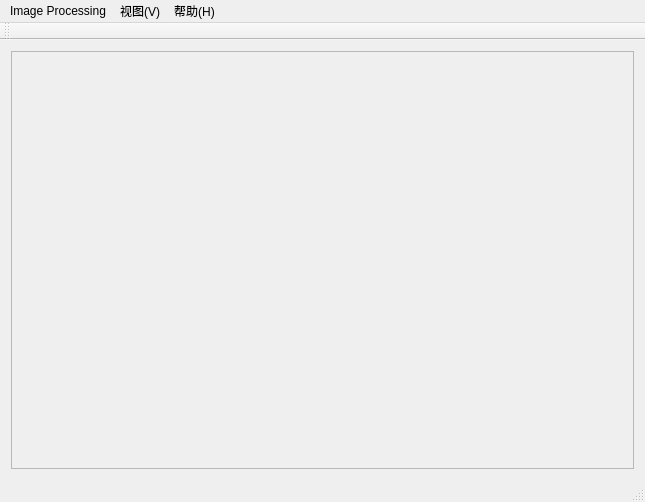
<?xml version="1.0" encoding="UTF-8"?>
<ui version="4.0">
 <class>MainWindow</class>
 <widget class="QMainWindow" name="MainWindow">
  <property name="geometry">
   <rect>
    <x>0</x>
    <y>0</y>
    <width>645</width>
    <height>502</height>
   </rect>
  </property>
  <property name="sizePolicy">
   <sizepolicy hsizetype="Expanding" vsizetype="Expanding">
    <horstretch>0</horstretch>
    <verstretch>0</verstretch>
   </sizepolicy>
  </property>
  <property name="windowTitle">
   <string>MainWindow</string>
  </property>
  <widget class="QWidget" name="centralWidget">
   <property name="sizePolicy">
    <sizepolicy hsizetype="Expanding" vsizetype="Expanding">
     <horstretch>0</horstretch>
     <verstretch>0</verstretch>
    </sizepolicy>
   </property>
   <layout class="QVBoxLayout" name="verticalLayout">
    <item>
     <widget class="QScrollArea" name="scrollArea">
      <property name="widgetResizable">
       <bool>true</bool>
      </property>
      <widget class="QWidget" name="scrollAreaWidgetContents">
       <property name="geometry">
        <rect>
         <x>0</x>
         <y>0</y>
         <width>625</width>
         <height>417</height>
        </rect>
       </property>
       <layout class="QHBoxLayout" name="horizontalLayout">
        <item>
         <widget class="QLabelEX" name="imgLabel">
          <property name="text">
           <string/>
          </property>
         </widget>
        </item>
       </layout>
      </widget>
     </widget>
    </item>
   </layout>
  </widget>
  <widget class="QMenuBar" name="menuBar">
   <property name="geometry">
    <rect>
     <x>0</x>
     <y>0</y>
     <width>645</width>
     <height>26</height>
    </rect>
   </property>
   <widget class="QMenu" name="menuImage_Processing">
    <property name="title">
     <string>Image Processing</string>
    </property>
    <addaction name="actionOpen_BMP_file"/>
    <addaction name="actionSave_to_new_BMP_file"/>
    <addaction name="separator"/>
    <addaction name="actionDisplay_file_header"/>
    <addaction name="actionGet_pixel_value"/>
    <addaction name="actionSet_pixel_value"/>
    <addaction name="separator"/>
    <addaction name="actionImage_interpolation"/>
    <addaction name="actionMedian_filtering"/>
    <addaction name="actionGaussian_smoothing"/>
    <addaction name="actionImage_Rotate"/>
   </widget>
   <widget class="QMenu" name="menu">
    <property name="title">
     <string>视图(V)</string>
    </property>
   </widget>
   <widget class="QMenu" name="menu_H">
    <property name="title">
     <string>帮助(H)</string>
    </property>
   </widget>
   <addaction name="menuImage_Processing"/>
   <addaction name="menu"/>
   <addaction name="menu_H"/>
  </widget>
  <widget class="QToolBar" name="mainToolBar">
   <attribute name="toolBarArea">
    <enum>TopToolBarArea</enum>
   </attribute>
   <attribute name="toolBarBreak">
    <bool>false</bool>
   </attribute>
  </widget>
  <widget class="QStatusBar" name="statusBar"/>
  <action name="actionOpen_BMP_file">
   <property name="text">
    <string>Open BMP file</string>
   </property>
  </action>
  <action name="actionSave_to_new_BMP_file">
   <property name="text">
    <string>Save to new BMP file</string>
   </property>
  </action>
  <action name="actionDisplay_file_header">
   <property name="text">
    <string>Display file header</string>
   </property>
  </action>
  <action name="actionGet_pixel_value">
   <property name="text">
    <string>Get pixel value</string>
   </property>
  </action>
  <action name="actionSet_pixel_value">
   <property name="text">
    <string>Set pixel value</string>
   </property>
  </action>
  <action name="actionImage_interpolation">
   <property name="text">
    <string>Image interpolation</string>
   </property>
  </action>
  <action name="actionMedian_filtering">
   <property name="text">
    <string>Median filtering</string>
   </property>
  </action>
  <action name="actionGaussian_smoothing">
   <property name="text">
    <string>Gaussian smoothing</string>
   </property>
  </action>
  <action name="actionHistogram_equalization">
   <property name="text">
    <string>Histogram equalization</string>
   </property>
  </action>
  <action name="actionSharpening_by_gradient">
   <property name="text">
    <string>Sharpening by gradient</string>
   </property>
  </action>
  <action name="actionBilateral_filtering">
   <property name="text">
    <string>Bilateral filtering</string>
   </property>
  </action>
  <action name="actionAdd_impulse_noise">
   <property name="text">
    <string>Add impulse noise</string>
   </property>
  </action>
  <action name="actionCanny_edge_detectio">
   <property name="text">
    <string>Canny edge detection</string>
   </property>
  </action>
  <action name="actionImage_Rotate">
   <property name="text">
    <string>image Rotate</string>
   </property>
  </action>
 </widget>
 <layoutdefault spacing="6" margin="11"/>
 <customwidgets>
  <customwidget>
   <class>QLabelEX</class>
   <extends>QLabel</extends>
   <header location="global">qlabelex.h</header>
  </customwidget>
 </customwidgets>
 <resources/>
 <connections/>
</ui>
